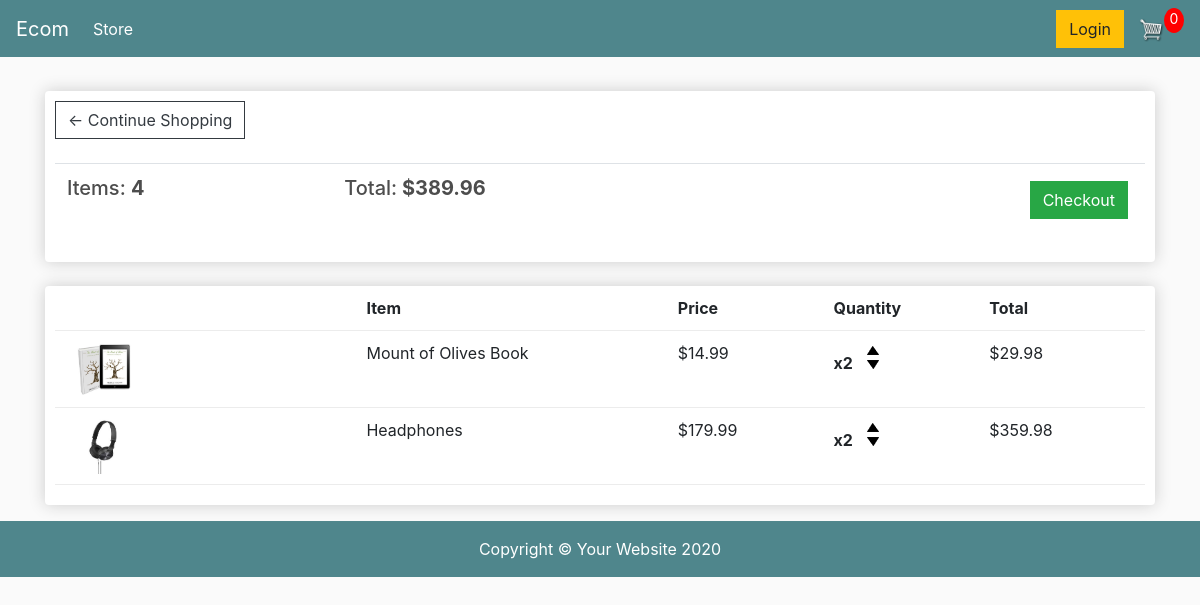
The app's page /cart/ (signed in) with its own data.
### store/models.py (models this page shows, shortened)
class Order(models.Model):
    customer = models.ForeignKey(Customer, on_delete=models.SET_NULL, null=True)
    date_ordered = models.DateTimeField(auto_now_add=True)
    complete = models.BooleanField(default=False, null=True)
    transaction_id = models.CharField(max_length = 200, null=True)
    @property
    def get_cart_total(self):
        orderitems = self.orderitem_set.all()
        total = sum([order.get_total for order in orderitems])
        return total
    @property
    def get_cart_items(self):
        orderitems = self.orderitem_set.all()
        total = sum([order.quantity for order in orderitems])
        return total

class OrderItem(models.Model):
    product = models.ForeignKey(Product, on_delete=models.SET_NULL, null=True)
    order = models.ForeignKey(Order, on_delete=models.SET_NULL, null=True)
    quantity = models.IntegerField(default=0, null=True, blank=True)
    date_added = models.DateTimeField(auto_now_add=True)
    @property
    def get_total(self):
        total = self.product.price * self.quantity
        return total

class Product(models.Model):
    name = models.CharField(max_length = 200, null=True)
    price = models.FloatField()
    digital = models.BooleanField(default=False, null=True)
    image = models.ImageField(upload_to='store/',null=True, blank=True)
    @property
    def imageURL(self):
        try:
            url = self.image.url
        except:
            url = 'static/store/images/placeholder.png'
        return url

### store/views.py (the view)
# urls.py: path('cart/', cart, name='cart'),
def cart(request):
    if request.user.is_authenticated:
        customer = request.user.customer
        order, created = Order.objects.get_or_create(customer=customer, complete=False)
        items = order.orderitem_set.all()
    else:
        items = []
        order = {'get_cart_total': 0, 'get_cart_items': 0}
    return render(request, 'store/cart.html',context={'items':items, 'order':order})

### templates/store/cart.html
{% extends 'store/main.html' %}
{% load static %}
{% block content %}
	<div class="row">
		<div class="col-lg-12">
			<div class="box-element">
				<a  class="btn btn-outline-dark" href="{% url 'store' %}">&#x2190; Continue Shopping</a>
				<br>
				<br>
				<table class="table">
					<tr>
						<th><h5>Items: <strong>{{order.get_cart_items}}</strong></h5></th>
						<th><h5>Total:<strong> ${{order.get_cart_total|floatformat:2}}</strong></h5></th>
						<th>
							<a  style="float:right; margin:5px;" class="btn btn-success" href="{% url 'checkout' %}">Checkout</a>
						</th>
					</tr>
				</table>
			</div>
			<br>
			<div class="box-element">
				<div class="cart-row">
					<div style="flex:2"></div>
					<div style="flex:2"><strong>Item</strong></div>
					<div style="flex:1"><strong>Price</strong></div>
					<div style="flex:1"><strong>Quantity</strong></div>
					<div style="flex:1"><strong>Total</strong></div>
				</div>
				{% for item in items %}
				<div class="cart-row">
					<div style="flex:2"><img class="row-image" src="{{item.product.imageURL}}"></div>
					<div style="flex:2"><p>{{item.product.name}}</p></div>
					<div style="flex:1"><p>${{item.product.price|floatformat:2}}</p></div>
					<div style="flex:1">
						<p class="quantity">x{{item.quantity}}</p>
						<div class="quantity">
							<img class="chg-quantity" src="{% static  'store/images/arrow-up.png' %}">
							<img class="chg-quantity" src="{% static  'store/images/arrow-down.png' %}">
						</div>
					</div>
					<div style="flex:1"><p>${{item.get_total}}</p></div>
				</div>
				{% endfor %}
			</div>
		</div>
	</div>
{% endblock content %}

### static/store/css/main.css (style rules this page uses)
body { background-color: hsl(0, 0%, 98%); }
h1,h2,h3,h4,h5,h6 { color:hsl(0, 0%, 30%); }
.box-element { box-shadow:hsl(0, 0%, 80%) 0 0 16px; background-color: #fff; border-radius: 4px; padding: 10px; }
.col-lg-4, .col-lg-6, .col-lg-8, .col-lg-12 { margin-top: 10px; }
.btn { border-radius: 0; }
.row-image { width: 100px; }
.cart-row { display: flex; align-items: flex-stretch; padding-bottom: 10px; margin-bottom: 10px; border-bottom: 1px solid #ececec; }
.quantity { display: inline-block; font-weight: 700; padding-right:10px; }
.chg-quantity { width: 12px; cursor: pointer; display: block; margin-top: 5px; transition:.1s; }

### records on screen
Order: get_cart_items "4", get_cart_total "389.96"
OrderItem: product.imageURL (picture), product.name "Mount of Olives Book", product.price "14.99", quantity "2", get_total "29.98"
OrderItem: product.imageURL (picture), product.name "Headphones", product.price "179.99", quantity "2", get_total "359.98"
